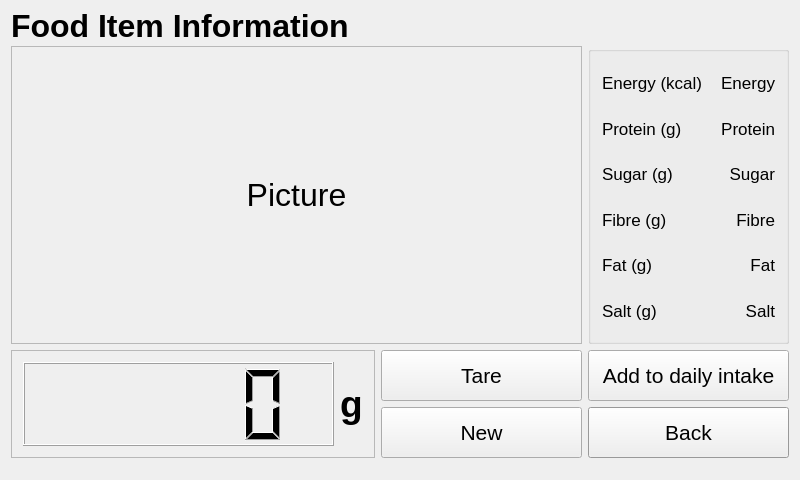
<?xml version="1.0" encoding="UTF-8"?>
<ui version="4.0">
 <class>foodInformation</class>
 <widget class="QWidget" name="foodInformation">
  <property name="geometry">
   <rect>
    <x>0</x>
    <y>0</y>
    <width>800</width>
    <height>480</height>
   </rect>
  </property>
  <property name="font">
   <font>
    <pointsize>24</pointsize>
   </font>
  </property>
  <property name="windowTitle">
   <string>foodInformation</string>
  </property>
  <layout class="QGridLayout" name="gridLayout_3">
   <item row="0" column="0">
    <widget class="QLabel" name="lbl_title">
     <property name="minimumSize">
      <size>
       <width>231</width>
       <height>20</height>
      </size>
     </property>
     <property name="font">
      <font>
       <family>Helvetica Neue</family>
       <pointsize>24</pointsize>
       <weight>75</weight>
       <bold>true</bold>
      </font>
     </property>
     <property name="text">
      <string>Food Item Information</string>
     </property>
    </widget>
   </item>
   <item row="1" column="0" colspan="2">
    <widget class="QLabel" name="lbl_foodPic">
     <property name="frameShape">
      <enum>QFrame::StyledPanel</enum>
     </property>
     <property name="text">
      <string>Picture</string>
     </property>
     <property name="alignment">
      <set>Qt::AlignCenter</set>
     </property>
    </widget>
   </item>
   <item row="1" column="2">
    <widget class="QGroupBox" name="grpBx_nutriInfo">
     <property name="minimumSize">
      <size>
       <width>201</width>
       <height>298</height>
      </size>
     </property>
     <property name="title">
      <string/>
     </property>
     <layout class="QGridLayout" name="gridLayout">
      <item row="0" column="0">
       <widget class="QLabel" name="lbl_energy">
        <property name="minimumSize">
         <size>
          <width>91</width>
          <height>16</height>
         </size>
        </property>
        <property name="font">
         <font>
          <family>Helvetica Neue</family>
          <pointsize>13</pointsize>
         </font>
        </property>
        <property name="text">
         <string>Energy (kcal)</string>
        </property>
       </widget>
      </item>
      <item row="0" column="1">
       <widget class="QLabel" name="lbl_evergyVal">
        <property name="font">
         <font>
          <family>Helvetica Neue</family>
          <pointsize>13</pointsize>
         </font>
        </property>
        <property name="text">
         <string>Energy</string>
        </property>
        <property name="alignment">
         <set>Qt::AlignRight|Qt::AlignTrailing|Qt::AlignVCenter</set>
        </property>
       </widget>
      </item>
      <item row="1" column="0">
       <widget class="QLabel" name="lbl_protein">
        <property name="minimumSize">
         <size>
          <width>91</width>
          <height>16</height>
         </size>
        </property>
        <property name="font">
         <font>
          <family>Helvetica Neue</family>
          <pointsize>13</pointsize>
         </font>
        </property>
        <property name="text">
         <string>Protein (g)</string>
        </property>
       </widget>
      </item>
      <item row="1" column="1">
       <widget class="QLabel" name="lbl_proteinVal">
        <property name="font">
         <font>
          <family>Helvetica Neue</family>
          <pointsize>13</pointsize>
         </font>
        </property>
        <property name="text">
         <string>Protein</string>
        </property>
        <property name="alignment">
         <set>Qt::AlignRight|Qt::AlignTrailing|Qt::AlignVCenter</set>
        </property>
       </widget>
      </item>
      <item row="2" column="0">
       <widget class="QLabel" name="lbl_sugar">
        <property name="minimumSize">
         <size>
          <width>91</width>
          <height>16</height>
         </size>
        </property>
        <property name="font">
         <font>
          <family>Helvetica Neue</family>
          <pointsize>13</pointsize>
         </font>
        </property>
        <property name="text">
         <string>Sugar (g)</string>
        </property>
       </widget>
      </item>
      <item row="2" column="1">
       <widget class="QLabel" name="lbl_sugarVal">
        <property name="font">
         <font>
          <family>Helvetica Neue</family>
          <pointsize>13</pointsize>
         </font>
        </property>
        <property name="text">
         <string>Sugar</string>
        </property>
        <property name="alignment">
         <set>Qt::AlignRight|Qt::AlignTrailing|Qt::AlignVCenter</set>
        </property>
       </widget>
      </item>
      <item row="3" column="0">
       <widget class="QLabel" name="lbl_fibre">
        <property name="minimumSize">
         <size>
          <width>91</width>
          <height>16</height>
         </size>
        </property>
        <property name="font">
         <font>
          <family>Helvetica Neue</family>
          <pointsize>13</pointsize>
         </font>
        </property>
        <property name="text">
         <string>Fibre (g)</string>
        </property>
       </widget>
      </item>
      <item row="3" column="1">
       <widget class="QLabel" name="lbl_fibreVal">
        <property name="font">
         <font>
          <family>Helvetica Neue</family>
          <pointsize>13</pointsize>
         </font>
        </property>
        <property name="text">
         <string>Fibre</string>
        </property>
        <property name="alignment">
         <set>Qt::AlignRight|Qt::AlignTrailing|Qt::AlignVCenter</set>
        </property>
       </widget>
      </item>
      <item row="4" column="0">
       <widget class="QLabel" name="lbl_fat">
        <property name="minimumSize">
         <size>
          <width>91</width>
          <height>16</height>
         </size>
        </property>
        <property name="font">
         <font>
          <family>Helvetica Neue</family>
          <pointsize>13</pointsize>
         </font>
        </property>
        <property name="text">
         <string>Fat (g)</string>
        </property>
       </widget>
      </item>
      <item row="4" column="1">
       <widget class="QLabel" name="lbl_fatVal">
        <property name="font">
         <font>
          <family>Helvetica Neue</family>
          <pointsize>13</pointsize>
         </font>
        </property>
        <property name="text">
         <string>Fat</string>
        </property>
        <property name="alignment">
         <set>Qt::AlignRight|Qt::AlignTrailing|Qt::AlignVCenter</set>
        </property>
       </widget>
      </item>
      <item row="5" column="0">
       <widget class="QLabel" name="lbl_salt">
        <property name="minimumSize">
         <size>
          <width>91</width>
          <height>16</height>
         </size>
        </property>
        <property name="font">
         <font>
          <family>Helvetica Neue</family>
          <pointsize>13</pointsize>
         </font>
        </property>
        <property name="text">
         <string>Salt (g)</string>
        </property>
       </widget>
      </item>
      <item row="5" column="1">
       <widget class="QLabel" name="lbl_saltVal">
        <property name="font">
         <font>
          <family>Helvetica Neue</family>
          <pointsize>13</pointsize>
         </font>
        </property>
        <property name="text">
         <string>Salt</string>
        </property>
        <property name="alignment">
         <set>Qt::AlignRight|Qt::AlignTrailing|Qt::AlignVCenter</set>
        </property>
       </widget>
      </item>
     </layout>
    </widget>
   </item>
   <item row="2" column="0" rowspan="2">
    <widget class="QFrame" name="frame_lcd">
     <property name="minimumSize">
      <size>
       <width>321</width>
       <height>101</height>
      </size>
     </property>
     <property name="frameShape">
      <enum>QFrame::StyledPanel</enum>
     </property>
     <property name="frameShadow">
      <enum>QFrame::Raised</enum>
     </property>
     <layout class="QGridLayout" name="gridLayout_2">
      <item row="0" column="0">
       <widget class="QLCDNumber" name="lcd_number">
        <property name="minimumSize">
         <size>
          <width>311</width>
          <height>81</height>
         </size>
        </property>
       </widget>
      </item>
      <item row="0" column="1">
       <widget class="QLabel" name="lbl_g">
        <property name="minimumSize">
         <size>
          <width>21</width>
          <height>41</height>
         </size>
        </property>
        <property name="font">
         <font>
          <family>Helvetica Neue</family>
          <pointsize>28</pointsize>
          <weight>75</weight>
          <bold>true</bold>
         </font>
        </property>
        <property name="text">
         <string>g</string>
        </property>
       </widget>
      </item>
     </layout>
    </widget>
   </item>
   <item row="2" column="1">
    <widget class="QPushButton" name="btn_tare">
     <property name="minimumSize">
      <size>
       <width>101</width>
       <height>51</height>
      </size>
     </property>
     <property name="font">
      <font>
       <family>Helvetica Neue</family>
       <pointsize>16</pointsize>
      </font>
     </property>
     <property name="text">
      <string>Tare</string>
     </property>
    </widget>
   </item>
   <item row="2" column="2">
    <widget class="QPushButton" name="btn_addIntake">
     <property name="minimumSize">
      <size>
       <width>161</width>
       <height>51</height>
      </size>
     </property>
     <property name="font">
      <font>
       <family>Helvetica Neue</family>
       <pointsize>16</pointsize>
      </font>
     </property>
     <property name="text">
      <string>Add to daily intake</string>
     </property>
    </widget>
   </item>
   <item row="3" column="1">
    <widget class="QPushButton" name="btn_new">
     <property name="minimumSize">
      <size>
       <width>101</width>
       <height>51</height>
      </size>
     </property>
     <property name="font">
      <font>
       <family>Helvetica Neue</family>
       <pointsize>16</pointsize>
      </font>
     </property>
     <property name="text">
      <string>New</string>
     </property>
    </widget>
   </item>
   <item row="3" column="2">
    <widget class="QPushButton" name="btn_back">
     <property name="minimumSize">
      <size>
       <width>161</width>
       <height>51</height>
      </size>
     </property>
     <property name="palette">
      <palette>
       <active>
        <colorrole role="Light">
         <brush brushstyle="SolidPattern">
          <color alpha="255">
           <red>249</red>
           <green>249</green>
           <blue>249</blue>
          </color>
         </brush>
        </colorrole>
        <colorrole role="Base">
         <brush brushstyle="SolidPattern">
          <color alpha="255">
           <red>255</red>
           <green>255</green>
           <blue>255</blue>
          </color>
         </brush>
        </colorrole>
        <colorrole role="Window">
         <brush brushstyle="SolidPattern">
          <color alpha="255">
           <red>214</red>
           <green>214</green>
           <blue>214</blue>
          </color>
         </brush>
        </colorrole>
       </active>
       <inactive>
        <colorrole role="Light">
         <brush brushstyle="SolidPattern">
          <color alpha="255">
           <red>249</red>
           <green>249</green>
           <blue>249</blue>
          </color>
         </brush>
        </colorrole>
        <colorrole role="Base">
         <brush brushstyle="SolidPattern">
          <color alpha="255">
           <red>255</red>
           <green>255</green>
           <blue>255</blue>
          </color>
         </brush>
        </colorrole>
        <colorrole role="Window">
         <brush brushstyle="SolidPattern">
          <color alpha="255">
           <red>214</red>
           <green>214</green>
           <blue>214</blue>
          </color>
         </brush>
        </colorrole>
       </inactive>
       <disabled>
        <colorrole role="Light">
         <brush brushstyle="SolidPattern">
          <color alpha="255">
           <red>249</red>
           <green>249</green>
           <blue>249</blue>
          </color>
         </brush>
        </colorrole>
        <colorrole role="Base">
         <brush brushstyle="SolidPattern">
          <color alpha="255">
           <red>214</red>
           <green>214</green>
           <blue>214</blue>
          </color>
         </brush>
        </colorrole>
        <colorrole role="Window">
         <brush brushstyle="SolidPattern">
          <color alpha="255">
           <red>214</red>
           <green>214</green>
           <blue>214</blue>
          </color>
         </brush>
        </colorrole>
       </disabled>
      </palette>
     </property>
     <property name="font">
      <font>
       <family>Helvetica Neue</family>
       <pointsize>16</pointsize>
      </font>
     </property>
     <property name="text">
      <string>Back</string>
     </property>
    </widget>
   </item>
   <item row="4" column="0">
    <spacer name="verticalSpacer">
     <property name="orientation">
      <enum>Qt::Vertical</enum>
     </property>
     <property name="sizeHint" stdset="0">
      <size>
       <width>20</width>
       <height>17</height>
      </size>
     </property>
    </spacer>
   </item>
  </layout>
 </widget>
 <layoutdefault spacing="6" margin="11"/>
 <resources/>
 <connections/>
</ui>
